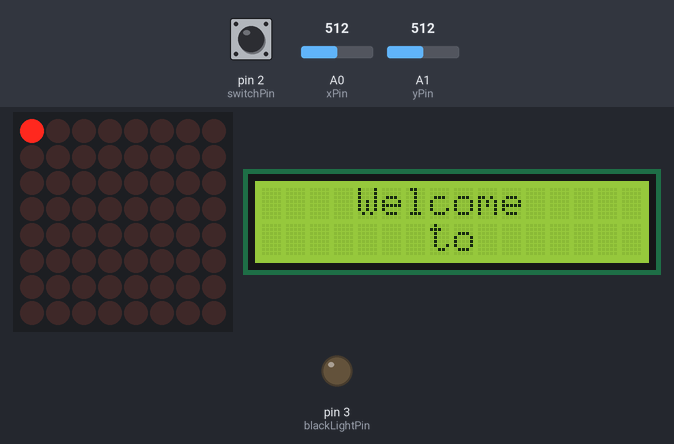
A sketch run on a simulated Arduino Uno, built with avr-gcc and run on an emulated ATmega328P. Shown: 8×8 LED matrix, 16×2 character LCD, output pins drawn as LEDs (lit = HIGH). The inputs (shaded band) are chosen by the test bench; at power-on: pin 2 (switchPin) HIGH, A0 (xPin) = 512, A1 (yPin) = 512. Random numbers use the default seed unless the sketch sets one; pins used as bus, display or sensor lines are not drawn.

Above: at 0.6 s.
At 10.4 s:
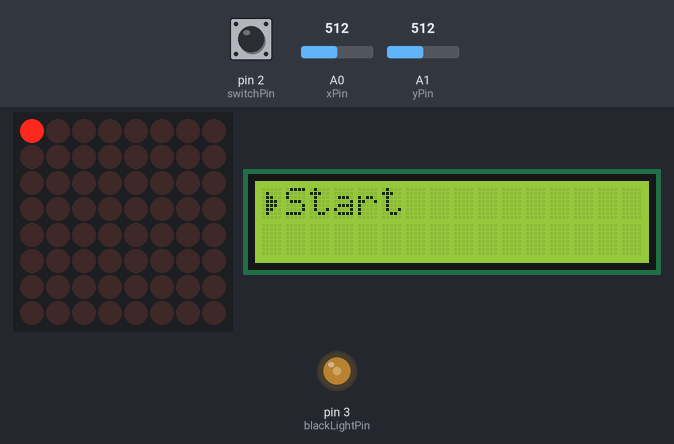
10.5 s: pin 2 (switchPin) pulled LOW for 0.15 s
At 10.65 s:
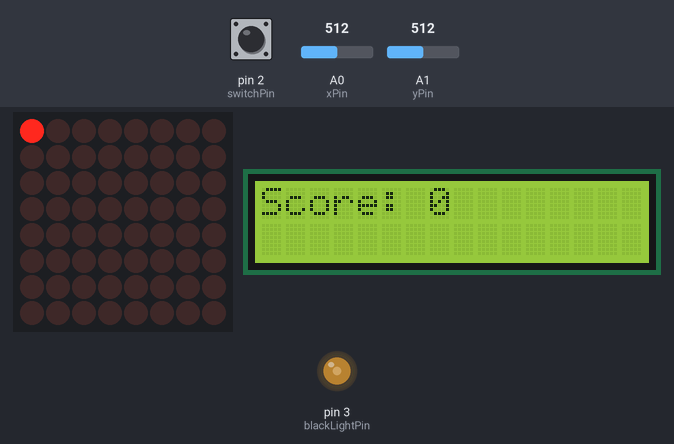
12.9 s: A0 (xPin) set to 588
14.4 s: A0 (xPin) set to 615
At 14.59 s:
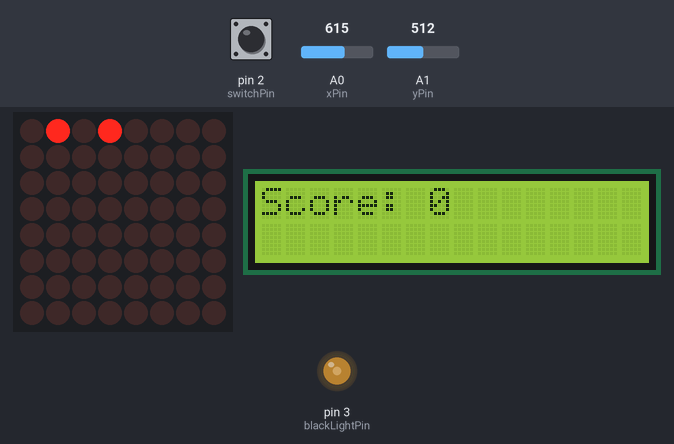
16.7 s: A1 (yPin) set to 589
19.7 s: A1 (yPin) set to 612
At 20.07 s:
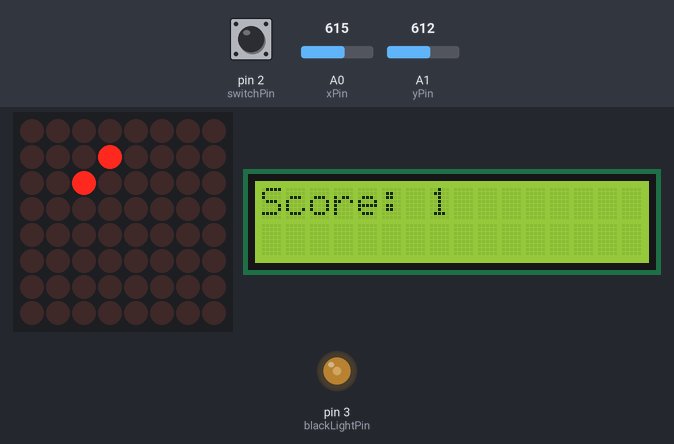
22.3 s: A0 (xPin) set to 590
At 22.5 s:
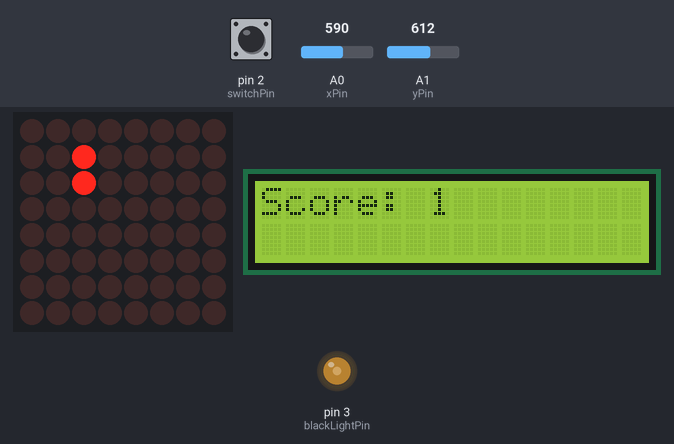
Timing chart, 0 to 25.3 s (numbered marks = the images above; inputs shaded):
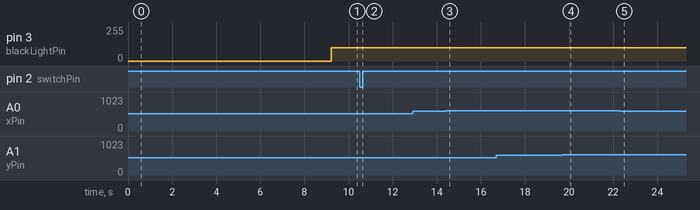

The sketch:

MatrixMiniGameWrapper.ino
```cpp
/*
ATmega16:
16kb flash
1kb ram
512 kb eeprom
*/

#include "LedControl.h"
#include "MatrixMiniGame.h"
#include "LCD.h"

byte pointerArrow[] = {
  B00000,
  B01000,
  B01100,
  B01110,
  B01110,
  B01100,
  B01000,
  B00000
};

byte cat[] = {
  B10001,
  B11111,
  B10101,
  B11111,
  B00100,
  B01110,
  B01110,
  B01010
};

byte mouse[] = {
  B11011,
  B11111,
  B10101,
  B01110,
  B00100,
  B01110,
  B01110,
  B01010
};

bool actionStarted = false;
unsigned long elapsedTime = 0;
byte buttonState;
byte lastButtonState = HIGH;
unsigned long lastButtonChange;
unsigned long buttonChange;
unsigned int debounceDuration = 200;

char * title = "                The cat and the mouse!                ";

byte systemState = 0;   // 0 main menu    1 game    2 exit screen    3 info screen

void setup() {
  Serial.begin(9600);

  // affects systate
  setupMatrix();

  pinMode(blackLightPin, OUTPUT);
  pinMode(contrastPin, OUTPUT);

  lcd.createChar(0, pointerArrow);
  lcd.createChar(1, cat);
  lcd.createChar(2, mouse);

  lcd.begin(16, 2);
  lcd.setCursor(4, 0);
  lcd.print("Welcome");
  delay(500);
  lcd.setCursor(7, 1);
  lcd.print("to");
  delay(750);
  lcd.clear();

  lcd.setCursor(6, 1);
  lcd.write((byte)1);
  lcd.setCursor(9, 1);
  lcd.write((byte)2);
  printLongText(0, 0, title);

  lcd.clear();
  lastButtonChange = 0;
}


void loop() {
  buttonState = digitalRead(switchPin);

  analogWrite(contrastPin, 100);
  analogWrite(blackLightPin, 100);

  if (buttonState != lastButtonState && lastButtonState == HIGH) {
    switch (systemState) {
      case 0:
        setupMatrix();
        lcd.clear();
        systemState = 1;
        break;
      case 1:
        lcd.clear();
        systemState = 2;
        break;
      case 2:
        lcd.clear();
        systemState = 3;
        break;
      case 3:
        score = 0;
        // matrix variables reset
        matrixReset();
        updateMatrix();
        lcd.clear();
        systemState = 0;
        break;
    }
  }

  switch (systemState) {
    case 0:
    // Serial.println("State 0");
      lcd.setCursor(0, 0);
      lcd.write((byte)0);
      lcd.setCursor(1, 0);
      lcd.print("Start");
      break;
    case 1:
      // Serial.println("State 1");
      MatrixGame();
      // stop lcd from always writing
      lcd.setCursor(0, 0);
      lcd.print("Score:");
      lcd.setCursor(7, 0);
      lcd.print(score);
      delay(150);
      break;
    case 2:
      // Serial.println("State 2");
      lcd.setCursor(0, 0);
      lcd.print("Playtime over!");
      lcd.setCursor(6, 1);
      lcd.write((byte)1);
      lcd.setCursor(9, 1);
      lcd.write((byte)2);
      break;
    case 3:
      // Serial.println("State 3");
      lcd.setCursor(0, 0);
      lcd.print("Score: " + String(score));
      lcd.setCursor(0, 1);
      lcd.print("U are a winner!!");
      break;
  }

  lastButtonState = buttonState;
}
```

MatrixMiniGame.h
```cpp
/*
ATmega16:
16kb flash
1kb ram
512 kb eeprom
*/

#include "LedControl.h"
#include <Arduino.h>

const int dinPin = 12;
const int clockPin = 11;
const int loadPin = 10;

const int xPin = A0;
const int yPin = A1;
const int switchPin = 2;

byte matrixBrightness = 2;

byte xPosition = 0;
byte yPosition = 0;

byte xLastPosition = 0;
byte yLastPosition = 0;

byte currentFoodPositionX = 0;
byte currentFoodPositionY = 0;

const int joyMinThreshold = 200;
const int joyMaxThreshold = 600;

unsigned long joyLastMoveTime = 0;
const byte joyDebounceDuration = 200;
const byte defaultPosition = B10000000;

const byte matrixSize = 8;

int xValue;
int yValue;

const byte minRowNumber = 0;
const byte maxRowNumber = 8;
const byte minColumnNumber = 0;
const byte maxColumnNumber = 8;

unsigned int score = 0;

bool foodActive = false;
bool matrixChanged = false;

LedControl ledControl = LedControl(dinPin, clockPin, loadPin, 1);

byte matrixByte[matrixSize] = {
  B00000000,
  B00000000,
  B00000000,
  B00000000,
  B00000000,
  B00000000,
  B00000000,
  B00000000
};

byte foodRow;
void generateFood() {
  currentFoodPositionX = random(minRowNumber, maxRowNumber);
  currentFoodPositionY = random(minColumnNumber, maxColumnNumber);

  if(currentFoodPositionX == xPosition && currentFoodPositionY == yPosition){
    generateFood();
  }

  byte xorByte = 1 << (matrixSize - 1 - currentFoodPositionY);
  matrixByte[currentFoodPositionX] = matrixByte[currentFoodPositionX] ^ xorByte;
  foodRow = matrixByte[currentFoodPositionX];

  foodActive = true;
  matrixChanged = true;
}

void reachFood() {
  if (currentFoodPositionX == yPosition &&
      currentFoodPositionY == xPosition) {
        score++;
        foodActive = false;

        matrixByte[yPosition] = 0;
    }
}

void updatePosition() {
  xValue = analogRead(xPin);
  yValue = analogRead(yPin);

  if (xValue < joyMinThreshold) {
    if (xPosition > 0) {
      xPosition--;
    }
    else xPosition = matrixSize -1;
  }
  else {
    if (xValue > joyMaxThreshold) {
      if (xPosition < matrixSize - 1) {
        xPosition++;
      }
      else xPosition = 0;
    }
  }

  if (yValue > joyMaxThreshold) {
    if (yPosition < matrixSize - 1) {
      yPosition++;
    }
    else yPosition = 0;
  }
  else {
    if (yValue < joyMinThreshold) {
      if (yPosition > 0) {
        yPosition--;
      }
      else yPosition = matrixSize - 1;
    }
  }

  // y pe joy tine randurile, x coloanele
  if (xPosition != xLastPosition || yPosition != yLastPosition) {
    byte xorByte = 1 << (matrixSize - 1 - xLastPosition);
    matrixByte[yLastPosition] = matrixByte[yLastPosition] ^ xorByte;
    xorByte = 1 << (matrixSize - 1 - xPosition);
    matrixByte[yPosition] = matrixByte[yPosition] ^ xorByte;

    if (yPosition == currentFoodPositionX && xPosition == currentFoodPositionY) {
        matrixByte[yPosition] = foodRow;
    }

    matrixChanged = true;
  }

  xLastPosition = xPosition;
  yLastPosition = yPosition;
}

void updateMatrix() {
  for (int row = 0; row < matrixSize; row++) {
    ledControl.setRow(0, row, matrixByte[row]);
  }
}

unsigned long lastBlinkTime = 0;
void blink() {
  if (millis() - lastBlinkTime > 300) {
    lastBlinkTime = millis();

    byte xorByte = 1 << (matrixSize - 1 - currentFoodPositionY);
    matrixByte[currentFoodPositionX] = matrixByte[currentFoodPositionX] ^ xorByte;
    ledControl.setRow(0, currentFoodPositionX, matrixByte[currentFoodPositionX]);
  }
}

void matrixReset() {
  xPosition = 0;
  yPosition = 0;
  xLastPosition = 0;
  yLastPosition = 0;
  currentFoodPositionX = 0;
  currentFoodPositionY = 0;

  for (int i = 0; i < matrixSize; i++) {
    matrixByte[i] = 0;
  }

  foodActive = false;
  matrixChanged = false;
  joyLastMoveTime = 0;
}

void MatrixGame() {
  if (foodActive == false) {
    generateFood();
  }
  if (millis() - joyLastMoveTime > joyDebounceDuration) {
    updatePosition();
    joyLastMoveTime = millis();
  }

  if (matrixChanged == true) {
    updateMatrix();
    matrixChanged = false;
  }
  reachFood();
  blink();
}

void setupMatrix() {
  ledControl.shutdown(0, false);
  ledControl.setIntensity(0, matrixBrightness);
  ledControl.clearDisplay(0);

// make global var
  matrixByte[0] = defaultPosition;
  ledControl.setRow(0, 0, matrixByte[0]);

  pinMode(switchPin, INPUT_PULLUP);

  randomSeed(analogRead(0));
}
```

LCD.h
```cpp
#include "WString.h"
#include <LiquidCrystal.h>
#include <Arduino.h>

const byte RS = 13;
const byte enable = 8;
const byte d4 = 7;
const byte d5 = 6;
const byte d6 = 5;
const byte d7 = 4;

const byte blackLightPin = 3;
const byte contrastPin = 9;

LiquidCrystal lcd(RS, enable, d4, d5, d6, d7);

void printLongText(int printStart, int lineIndex, char* text)
{
  for (int startLetter = 0; startLetter <= strlen(text) - 16; startLetter++)
  {
    lcd.setCursor(printStart, lineIndex);
    for (int letter = startLetter; letter <= startLetter + 15; letter++)
    {
      lcd.print(text[letter]);
    }
    lcd.print(" ");
    delay(200);
  }
}
```

Measured:
- the behaviour switches between 600 and 601 on A0 (xPin) (found by bisection; images 2 and 3)
- the behaviour switches between 600 and 601 on A1 (yPin) (found by bisection; images 3 and 4)
- after the input at 10.5 s, the display: changes at once (image 2)
- what the display in image 0 shows lasts 0.7 s, from 0.6 s to 1.3 s
